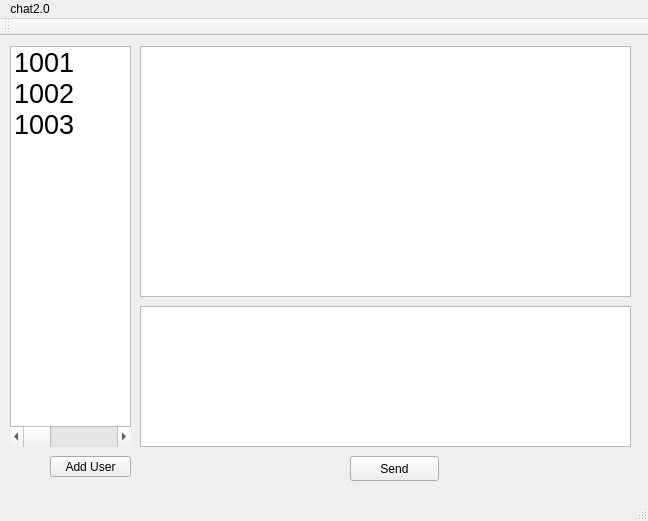
<?xml version="1.0" encoding="UTF-8"?>
<ui version="4.0">
 <class>MainWindow</class>
 <widget class="QMainWindow" name="MainWindow">
  <property name="geometry">
   <rect>
    <x>0</x>
    <y>0</y>
    <width>648</width>
    <height>521</height>
   </rect>
  </property>
  <property name="windowTitle">
   <string>MainWindow</string>
  </property>
  <widget class="QWidget" name="centralWidget">
   <widget class="QListWidget" name="listWidget">
    <property name="geometry">
     <rect>
      <x>10</x>
      <y>10</y>
      <width>121</width>
      <height>401</height>
     </rect>
    </property>
    <item>
     <property name="text">
      <string>1001</string>
     </property>
     <property name="font">
      <font>
       <pointsize>20</pointsize>
      </font>
     </property>
     <property name="icon">
      <iconset>
       <normaloff>../Pictures/images.jpg</normaloff>../Pictures/images.jpg</iconset>
     </property>
    </item>
    <item>
     <property name="text">
      <string>1002</string>
     </property>
     <property name="font">
      <font>
       <pointsize>20</pointsize>
      </font>
     </property>
     <property name="icon">
      <iconset>
       <normaloff>../Pictures/images.jpg</normaloff>../Pictures/images.jpg</iconset>
     </property>
    </item>
    <item>
     <property name="text">
      <string>1003</string>
     </property>
     <property name="font">
      <font>
       <pointsize>20</pointsize>
      </font>
     </property>
     <property name="icon">
      <iconset>
       <normaloff>../Pictures/images.jpg</normaloff>../Pictures/images.jpg</iconset>
     </property>
    </item>
   </widget>
   <widget class="QScrollBar" name="horizontalScrollBar">
    <property name="geometry">
     <rect>
      <x>10</x>
      <y>390</y>
      <width>121</width>
      <height>21</height>
     </rect>
    </property>
    <property name="orientation">
     <enum>Qt::Horizontal</enum>
    </property>
   </widget>
   <widget class="QPushButton" name="pushButton_2">
    <property name="geometry">
     <rect>
      <x>350</x>
      <y>420</y>
      <width>89</width>
      <height>25</height>
     </rect>
    </property>
    <property name="text">
     <string>Send</string>
    </property>
   </widget>
   <widget class="QPushButton" name="pushButton_3">
    <property name="geometry">
     <rect>
      <x>50</x>
      <y>420</y>
      <width>81</width>
      <height>21</height>
     </rect>
    </property>
    <property name="text">
     <string>Add User</string>
    </property>
   </widget>
   <widget class="QTextEdit" name="textEdit">
    <property name="geometry">
     <rect>
      <x>140</x>
      <y>270</y>
      <width>491</width>
      <height>141</height>
     </rect>
    </property>
   </widget>
   <widget class="QTextEdit" name="showInfoWin">
    <property name="geometry">
     <rect>
      <x>140</x>
      <y>10</y>
      <width>491</width>
      <height>251</height>
     </rect>
    </property>
   </widget>
  </widget>
  <widget class="QMenuBar" name="menuBar">
   <property name="geometry">
    <rect>
     <x>0</x>
     <y>0</y>
     <width>648</width>
     <height>22</height>
    </rect>
   </property>
   <widget class="QMenu" name="menuchat2_0">
    <property name="title">
     <string>chat2.0</string>
    </property>
   </widget>
   <addaction name="menuchat2_0"/>
  </widget>
  <widget class="QToolBar" name="mainToolBar">
   <attribute name="toolBarArea">
    <enum>TopToolBarArea</enum>
   </attribute>
   <attribute name="toolBarBreak">
    <bool>false</bool>
   </attribute>
  </widget>
  <widget class="QStatusBar" name="statusBar"/>
 </widget>
 <layoutdefault spacing="6" margin="11"/>
 <resources/>
 <connections/>
</ui>
